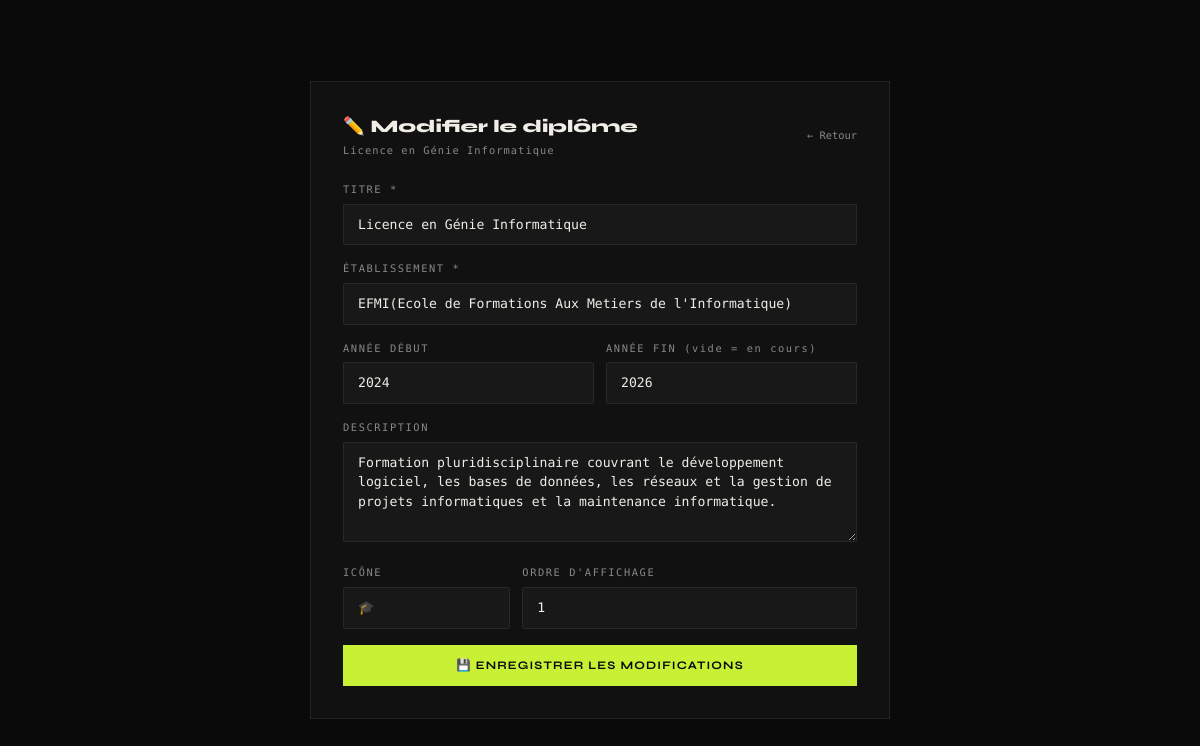
The page /admin/edit_diploma.php?id=1 (signed in) on the database its author committed.
### tables this page shows
CREATE TABLE IF NOT EXISTS `diplomas` (
  `id` int UNSIGNED NOT NULL AUTO_INCREMENT,
  `title` varchar(200) NOT NULL,
  `institution` varchar(200) NOT NULL,
  `year_start` year NOT NULL,
  `year_end` year DEFAULT NULL COMMENT 'NULL = en cours',
  `description` text,
  `badge_icon` varchar(10) NOT NULL DEFAULT 0xF09F8E93,
  `sort_order` smallint NOT NULL DEFAULT '0',
  `created_at` timestamp NOT NULL DEFAULT CURRENT_TIMESTAMP,
  PRIMARY KEY (`id`)
);

### config.php (called while the page is built, shortened)
<?php
function h($s) { return htmlspecialchars((string)$s, ENT_QUOTES, 'UTF-8'); }

### admin/edit_diploma.php (the view, shortened to what this page needs)
<?php
require_once '../config.php';
$pdo = db();
$id = (int)($_GET['id'] ?? 0);
$d = $pdo->prepare("SELECT * FROM diplomas WHERE id = ?");
$d->execute([$id]);
$d = $d->fetch();
?>
<!DOCTYPE html>
<html lang="fr">
<head>
<script src="https://cdn.tailwindcss.com"></script>
</head>
<body>
<div class="card">
  <div style="display:flex;justify-content:space-between;align-items:center;margin-bottom:24px">
    <div>
      <div style="font-family:'Syne',sans-serif;font-size:1.1rem;font-weight:800">✏️ Modifier le diplôme</div>
      <div style="font-size:0.65rem;letter-spacing:0.1em;color:var(--text2);margin-top:2px"><?= h($d['title']) ?></div>
    </div>
    <a href="index.php?tab=diplomas" style="font-size:0.65rem;color:var(--text2)">← Retour</a>
  </div>
  <form method="POST" action="save_diploma.php">
    <div class="form-group">
      <label>TITRE *</label>
      <input name="title" class="field" required value="<?= h($d['title']) ?>">
    </div>
    <div class="form-group">
      <label>ÉTABLISSEMENT *</label>
      <input name="institution" class="field" required value="<?= h($d['institution']) ?>">
    </div>
    <div style="display:grid;grid-template-columns:1fr 1fr;gap:12px">
      <div class="form-group">
        <label>ANNÉE DÉBUT</label>
        <input name="year_start" type="number" class="field" value="<?= $d['year_start'] ?>" min="2000" max="2035">
      </div>
      <div class="form-group">
        <label>ANNÉE FIN (vide = en cours)</label>
        <input name="year_end" type="number" class="field" value="<?= $d['year_end'] ?>" min="2000" max="2035" placeholder="En cours">
      </div>
    </div>
    <div class="form-group">
      <label>DESCRIPTION</label>
      <textarea name="description" class="field" rows="4"><?= h($d['description']) ?></textarea>
    </div>
    <div style="display:grid;grid-template-columns:1fr 2fr;gap:12px">
      <div class="form-group">
        <label>ICÔNE</label>
        <input name="badge_icon" class="field" value="<?= h($d['badge_icon']) ?>" maxlength="4">
      </div>
      <div class="form-group">
        <label>ORDRE D'AFFICHAGE</label>
        <input name="sort_order" type="number" class="field" value="<?= $d['sort_order'] ?>">
      </div>
    </div>
    <button type="submit" class="btn-a">💾 ENREGISTRER LES MODIFICATIONS</button>
  </form>
</div>
</body>
</html>

### admin/edit_diploma.php (style rules this page uses)
:root { --bg:#0a0a0a; --bg2:#111; --bg3:#181818; --border:rgba(255,255,255,0.07); --text:#f0ede6; --text2:#888; --accent:#c8f135; }
* { box-sizing:border-box; }
body { background:var(--bg); color:var(--text); font-family:'DM Mono',monospace; font-weight:300; min-height:100vh; display:flex; align-items:center; justify-content:center; padding:2rem; }
.card { background:var(--bg2); border:1px solid var(--border); padding:2rem; width:100%; max-width:580px; }
.field { background:var(--bg3); border:1px solid var(--border); padding:10px 14px; width:100%; font-family:'DM Mono',monospace; font-size:0.82rem; color:var(--text); outline:none; transition:border-color 0.2s; border-radius:2px; }
.field::placeholder { color:var(--text2); }
label { font-size:0.65rem; letter-spacing:0.15em; color:var(--text2); display:block; margin-bottom:6px; }
.form-group { margin-bottom:16px; }
.btn-a { background:var(--accent); color:#0a0a0a; font-family:'Syne',sans-serif; font-weight:700; font-size:0.72rem; letter-spacing:0.1em; text-transform:uppercase; padding:12px 24px; border:none; cursor:pointer; width:100%; }

### rows shown on the page
diplomas: title "Licence en Génie Informatique", institution "EFMI(Ecole de Formations Aux Metiers de l'Informatique)", year_start "2024", year_end "2026", description "Formation pluridisciplinaire couvrant le développement logiciel, les bases de données, les réseaux et la gestion de projets informatiques et la maintenance informatique.", badge_icon "🎓", sort_order "1"
